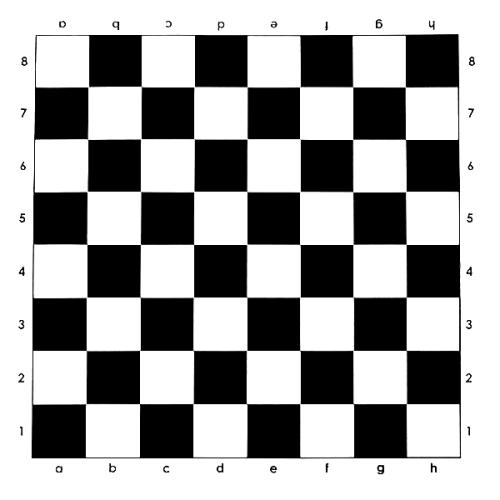
#> input picture Feature Detection and Description/OpenCV-Python Tutorials Feature Detection and Description Harris Corner Detection/ChessBoard.jpg, 500 x 500 px
$ python HarrisSearch.py
#> lines starting #> are read from the running program, lines starting #| are printed output that depends on the picture; after the words box and inside, x2 and y2 are one past the last pixel; in counts of white or black regions, pixels touching at a corner belong together
# -*- coding: utf-8 -*-
"""
@ author: wuxin
"""

import cv2 as cv
import numpy as np
from matplotlib import pyplot as plt

if __name__ == "__main__":
    filename = "ChessBoard.jpg"
    img = cv.imread(filename)
#> img is the input picture: shape (500, 500, 3); min 0, max 255, mean 162.5
    gray = cv.cvtColor(img, cv.COLOR_BGR2GRAY)

    gray = np.float32(gray)

    # 输入图像必须是float32，最后一个参数在0.04到0.05之间
    dst = cv.cornerHarris(gray, 2, 3, 0.04)
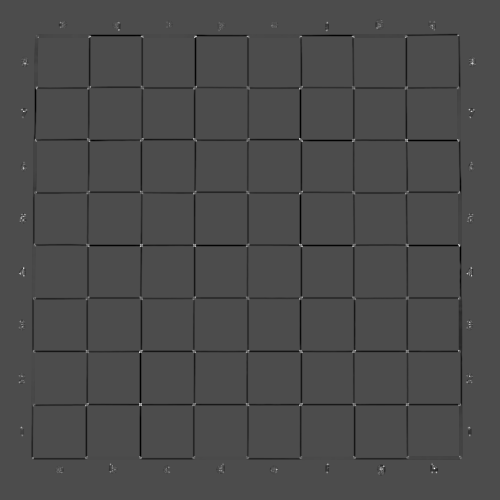
#> dst: shape (500, 500) float32; min -169130016, max 392330336, mean -3813167.2; drawn with min black and max white

    # resukt is dilated for marking the corners, not important
    dst = cv.dilate(dst, None)
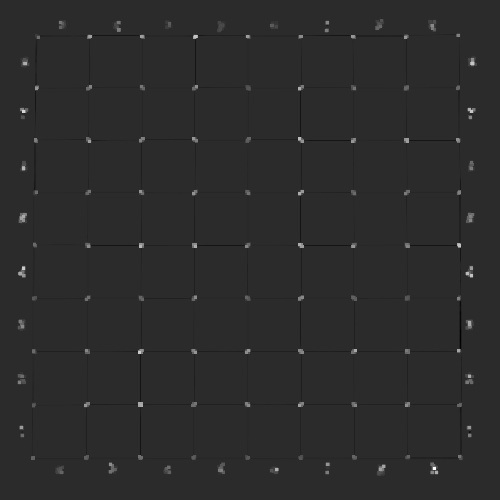
#> dst: shape (500, 500) float32; min -80039864, max 392330336, mean 1364910.8; drawn with min black and max white

    # Threshold for an optimal value, it may vary depending on the image.
    img[dst>0.01*dst.max()] = [0, 0, 255]
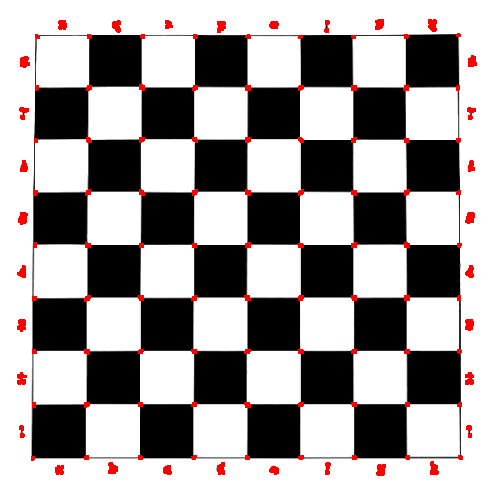
#> img: shape (500, 500, 3); 1.93% of pixels changed, all inside (x1, y1, x2, y2) = (17, 19, 477, 476)

    cv.imshow('dst', img)
    if cv.waitKey(0) & 0xff == 27:
#> (key Esc is pressed here)
        cv.destroyAllWindows()
